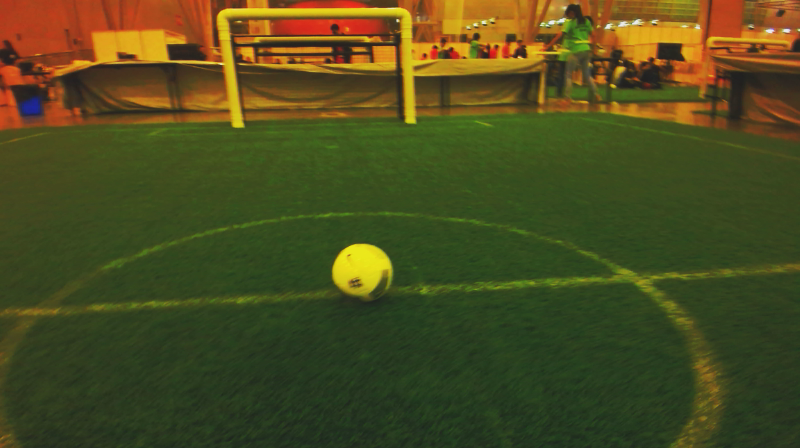
#> input picture 2.png, 800 x 448 px
$ python recognition.py
#> lines starting #> are read from the running program, lines starting #| are printed output that depends on the picture; after the words box and inside, x2 and y2 are one past the last pixel; in counts of white or black regions, pixels touching at a corner belong together
import cv2
import matplotlib.pyplot as plt
import numpy as np
from matplotlib.colors import hsv_to_rgb

# smoothening images and reducing noise
# https://www.geeksforgeeks.org/python-bilateral-filtering/
img2 = cv2.imread('2.png')
#> img2 is the input picture: shape (448, 800, 3); mean B, G, R 30.8, 75.6, 76.1
img2 = cv2.cvtColor(img2, cv2.COLOR_BGR2RGB)
img = cv2.medianBlur(img2, 15)
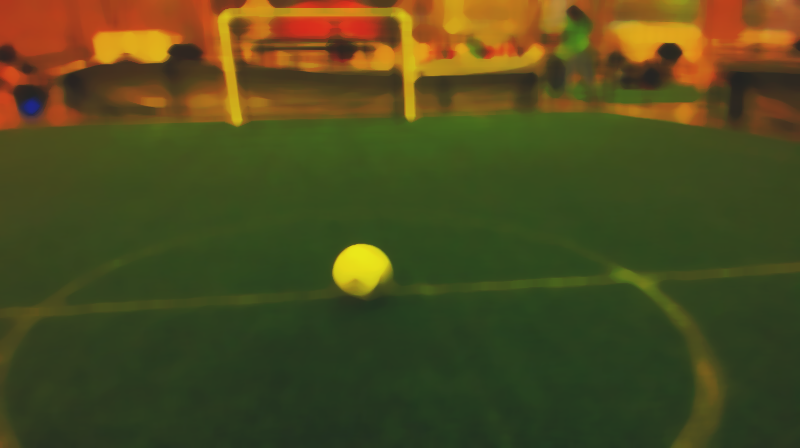
#> img: shape (448, 800, 3); mean R, G, B 75.8, 74.3, 30.5
imgb = cv2.bilateralFilter(img2, 15, 75, 75)
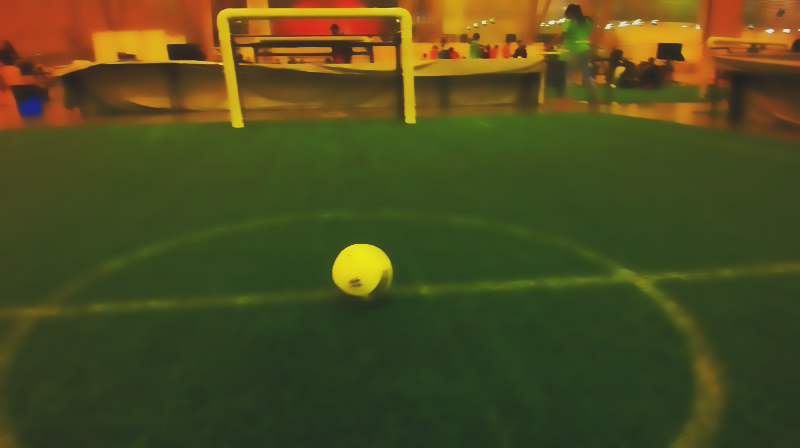
#> imgb: shape (448, 800, 3); mean R, G, B 76, 75.5, 30.7

low_green = (29, 28, 20)
high_green = (68, 234, 255)

hsv_imgb = cv2.cvtColor(imgb, cv2.COLOR_RGB2HSV)
#> hsv_imgb: shape (448, 800, 3); mean H, S, V 37.2, 153.2, 89.3
#hsv_img = cv2.cvtColor(img, cv2.COLOR_RGB2HSV)

mask1 = cv2.inRange(hsv_imgb, low_green, high_green)
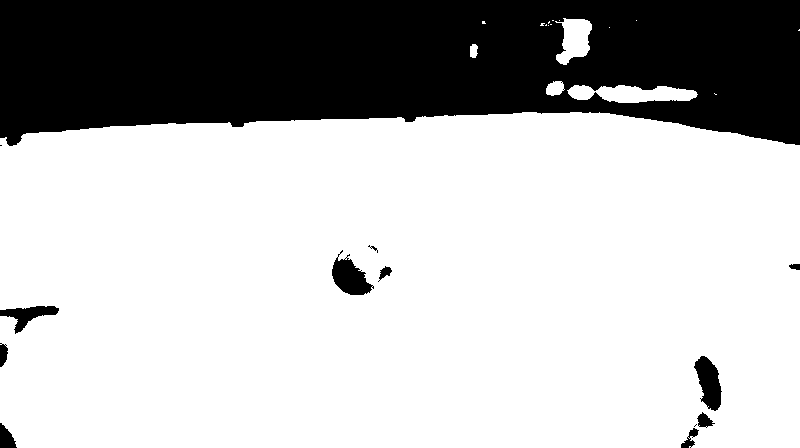
#> mask1: shape (448, 800); 72.4% white; 13 black regions (2 under 20 px), largest, box (x1, y1, x2, y2) and area: (0, 0, 800, 146) 95396, (332, 250, 374, 295) 1000, (694, 356, 722, 411) 942


result =  cv2.bitwise_and(img, img, mask=mask1)
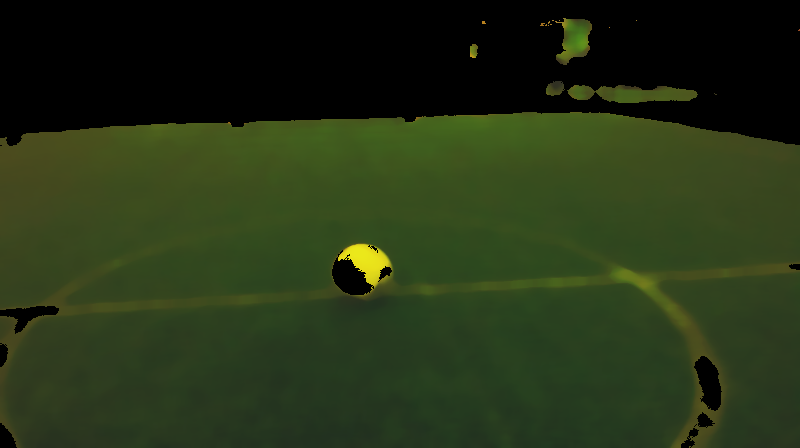
#> result: shape (448, 800, 3); mean R, G, B 37.7, 50.8, 22
img=imgb
cv2.imwrite("mask.jpg", mask1)
#plt.subplot(1, 2, 2)
plt.imshow(result)
plt.show()
